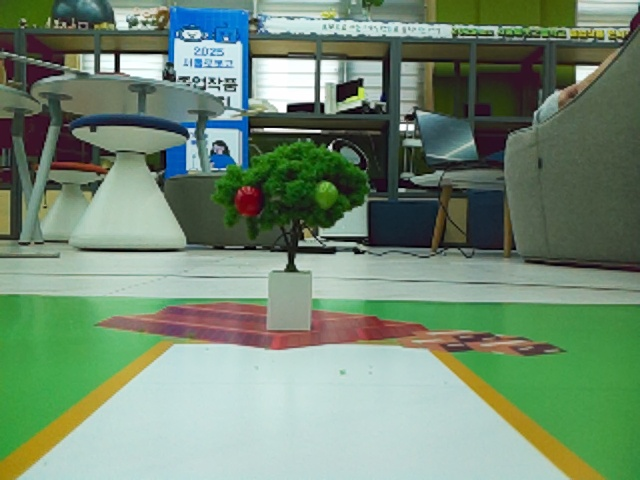
#> input picture raw/images/20260814_182256_012.jpg, 640 x 480 px; its folder holds only this picture in this run
$ python road.py
#> lines starting #> are read from the running program, lines starting #| are printed output that depends on the picture; after the words box and inside, x2 and y2 are one past the last pixel; in counts of white or black regions, pixels touching at a corner belong together
### drive.py
# !/usr/bin/env python3
"""2026 WCRC 주행 코드 (Pinky pro).

대회장에서 (노트북 터미널):
    wrun            # 주행 — 서버 기동 · 코드 업로드 · 점검까지 한 번에
    wtune 1 2 1     # 직전 주행 사진으로 사과 인식 재튜닝 (과수원별 실제 개수)

로봇에서 (ssh pinky@192.168.4.1):
    python3 drive.py check        # 출발 전 점검 (모터 안 돎)
    python3 drive.py run          # 주행 (준비 끝나고 엔터에서 출발)
    python3 drive.py run now      # 엔터 없이 바로
    python3 drive.py pose         # 보이는 마커의 x, z — HOP / END_EXTRA_CM 보정용

단계별 테스트:  motors -> track 1 -> actions 0 -> run
측정:          forward-cal (연속) / road-cal (도로추종·실제값) / turn-cal / teleop / road
PC 검증:       python tools/sim_drive.py  /  python tools/road.py
"""
import math
import os
import sys
import threading
import time

import cv2
import numpy as np
import requests
from PIL import Image, ImageDraw, ImageFont

# 하드웨어 모듈은 setup() 안에서 늦게 import 한다.
pinky_cam = pinky_motor = pinky_lcd = pinky_buzzer = pinky_imu = None
SERVER_URL = None

# ================================================================ 여기만 고친다
# 대회장에서 실제로 만지는 값들. 그 아래 "그 외 상수" 는 건드릴 일이 거의 없다.

# Flask 서버 PC 의 IP. go.sh 가 자기 주소를 WCRC_SERVER_IP 로 넘겨준다 (노트북이
# 바뀌어도 코드를 안 고쳐도 된다). 손으로 돌릴 땐 아래 기본값을 쓴다.
my_ip = os.environ.get("WCRC_SERVER_IP", "192.168.4.12")

MOVE_FORWARD_PER_ONE = 17.72   # 전진 속도 cm/초. forward-cal 로 측정 (2026-08-18)
                               # 냉간 첫 이동은 13.2 로 26% 느리다

# 마커에 정렬한 뒤 눈 감고 더 가는 거리(cm) = 교차로 정지 위치. 마커별로 하나씩.
# 값의 정의: 마커를 고정한 순간의 실제 z. 주행 로그의 z 를 보고 고친다.
# 마커5(하역장): 36(짧음) -> 63(부딪힘/이탈) -> 50(여전히 10~20cm 김, 2026-08-28
# 실주행 피드백) -> 그 중간값인 15cm 를 빼서 35 로. 원래 값(36)과 거의 같아졌다 —
# 이번에도 눈대중 보정이라 다음 주행에서 다시 확인할 것.
HOP = {1: 43, 2: 43, 4: 35, 5: 35, 10: 17}

# END 위치 = 마커10 의 z + 이 값. 음수면 마커 앞에서 선다.
# HOP[10] 을 바꿔도 END 는 안 밀린다 (remain = z - hop + extra 로 상쇄).
# -11 -> -6 으로 5cm 더 가게 (2026-08-28 실주행 피드백).
END_EXTRA_CM = -6              # END 자세에서 pose 로 재니 z=14 였다 (2026-08-27)

PEEK_TIME = 0.15               # 과수원에 코 들이미는 전진/후진 시간(초). x17.72 = 2.7cm
APPLE_CHECK_COUNT = 3          # 사과를 몇 장 찍어 중앙값을 쓸지. 반드시 홀수
MOTOR_SPEED = 90               # 직진 속도. 100 은 도로 보정이 포화한다
TURN_MAX_SPEED = 60            # 회전 속도 상한. 올리면 오차가 TURN_TOL_DEG 를 넘는다
                               # 45 로 낮췄다가 (2026-08-28) 오히려 굼뜨고, 계단식 가속은
                               # move() 호출 사이가 끊겨 보여서 둘 다 원래 값·방식으로 되돌렸다
SEARCH_COUNT = 10              # 마커 탐색 스텝 수. 10 x 6도 = 60도

# ================================================================ 그 외 상수

LEFT = 0
RIGHT = 1
FORWARD = 2

# after_track_list 에서 사용하는 동작 코드
GO_STRAIGHT = 100         # 전진
MOVE_RIGHT = 101          # 우회전
MOVE_LEFT = 102           # 좌회전
GO_BACKWARD = 103         # 후진
APPLE_COUNT_ACTION = 104  # 사과 개수 세기 (서버로 이미지 전송, 개수 응답)
APPLE_DISPLAY = 105       # LCD 에 사과 개수 표시
CROSS_WALK_WAIT = 106     # 대기 (횡단보도). 초 단위 인자를 받는다
GO_TO_MARKER = 107        # 마커를 잡았을 때 잰 z 만큼 전진 (옵션 = 더 갈 cm)
CHECK_NEXT = 108          # 다음 목표 마커가 보이는지 그 자리에서 확인만
DEFAULT = 999             # 시간 옵션이 필요 없는 동작

SEARCH_MOTOR_SPEED = 65

# 제자리 회전은 시간이 아니라 각도로 지정하고 IMU(BNO055)로 닫는다.
TURN_COAST_PER_SPEED = 0.248   # 모터를 끈 뒤 관성으로 더 도는 양. 실측
                               # 2026-08-29 경기장 매트에서 재측정: 학교바닥 0.228 은
                               # 여기선 매회 +1.4도 초과(90x4 누적 +5.6). 매트가 덜 미끄러워
                               # coast 가 커서 0.248 로 올림 (초과 ~0 수렴).
TURN_COAST_RATIO = 0.30        # coast 가 목표각의 이 비율을 넘지 않게 속도를 정한다
TURN_MIN_SPEED = 10
TURN_SETTLE_BASE = 0.10        # 회전 뒤 대기 = BASE + PER_SPEED * speed
TURN_SETTLE_PER_SPEED = 0.004
TURN_TOL_DEG = 1.5             # 이 안이면 도달. 넘으면 보정 회전 1회
TURN_MAX_SEC = 4.0             # IMU 가 이상해도 여기서 끊는다
TURN_DEG_PER_SEC = 212         # IMU 를 못 쓸 때의 시간 기반 폴백

SEARCH_STEP_DEG = 6            # 탐색 한 스텝의 회전 각도
SEARCH_SCAN_SPEED = 25         # 낮을수록 덜 지나친다
SEARCH_RETURN_DEG = SEARCH_STEP_DEG * SEARCH_COUNT   # 실패하면 훑은 만큼 되돌린다
FIND_ADVANCE_CM = 8            # 회전만으로 못 찾으면 조금 전진해서 다시 본다
FIND_ADVANCE_TRIES = 3
MATCH_MAX_DEG = 30             # 정렬 회전 1회 상한
MATCH_MIN_DEG = 2              # 이보다 작으면 coast 에 묻힌다
MATCH_FORWARD_TIME = 0.4

SLEEP_TIME_AFTER_MOVE = 0.03   # 액션마다 무조건 자던 값. 현재 액션 24개 x 0.08 = 1.92초를
                               # 그냥 서 있었다. 회전은 자체 정지대기(0.34초)가 따로 있고
                               # 전진도 끝나면 모터가 꺼진 상태라 이중 대기였다 (2026-08-29)
MOTOR_BIG_STEP_FORWARD = 1
STRAIGHT_TO_MAIN_ROAD_TIME = 3

# 한 번에 전진할 최대 시간(초). 잘라서 가며 매번 다시 재야 MOVE_FORWARD_PER_ONE 이
# 좀 틀려도 수렴한다. 한 방에 가면 그 사이 마커를 못 본다.
APPROACH_MAX_STEP = 0.5

Z_ACCEPT_MIN = 8               # 이 밖의 z 는 오인식으로 버린다.
Z_ACCEPT_MAX = 85              # 36mm 마커는 실측상 37~75cm 에서만 제대로 읽힌다
MARKER_TIMEOUT = 35            # 마커 하나에 매달릴 최대 초. 규정상 60초면 기회 종료
MARKER_SIZE_M = 0.036          # 실측 36mm. 틀리면 모든 z 가 같은 배율로 어긋난다
MARKER_SIDE_OFFSET = 12        # 마커를 도로 중심선에서 옆으로 떼는 거리(cm)
CALIBRATION_PATH = "/home/pinky/CH/camera_calibration.npz"

APPLE_SHOT_GAP = 0.02          # 사진 사이 간격(초)
APPLE_JOIN_TIMEOUT = 3.0          # 6.0 -> 3.0. 마커1·2 사진은 이미 끝나 있어 join 이 0초라,
                                 # 실제로 기다리는 건 마커4 것 하나뿐이다 (그것도 하차장까지
                                 # 오는 4~5초를 이미 벌었다). 1.5 까지 조였다가 되돌렸다 —
                                 # 개수 하나 놓치면 규정 3번 패널티 30초라 기다리는 게 싸다.
                                 # 3.0 이면 최악도 9초(3장x3초), 6.0 일 때의 18초보다 낫다
APPLE_SHOT_DIR = "/home/pinky/apple_shots"   # 주행마다 그 아래에 폴더 하나
run_dir = APPLE_SHOT_DIR                     # 실제 저장 위치. setup() 이 정한다


# [12 lines left out: function _log, not called in this run]

# 규정 3번: 잘 익은 사과 = 빨간 사과만 카운팅
total_apple_count = 0

# ---------------------------------------------------------------- 주행 순서

# START -> 교차로1(1) -> 2 -> 3(4) -> 4(5) -> 횡단보도(10) -> END
# 과수원 마커(3,6,9)와 하차장 마커(0)는 목표에서 뺐다. 교차로 마커에 정렬한 그 자리에서
# 90도 돌아 코만 들이밀고 후진으로 빠진다(after_track_list). 180도 회전이 없어지고
# 후진이라 복귀 후 헤딩도 안 틀어진다. 찾을 마커도 9개 -> 5개.
#
# pose = [x, z, 탐색_시작_방향], 단위 cm. 마커를 못 봤을 때만 쓰는 fallback 이라
#   주행 로그의 `다음 마커 N 확인 (z=..)` 실측으로 갱신할 것.
#   탐색 방향은 x 의 부호와 같아야 한다 (x<0 이면 LEFT, x>0 이면 RIGHT).
#   x 를 0 으로 두면 마커를 화면 가운데 놓으려고 로봇이 도로에서 20도쯤 틀어진다.
#
# 36mm 마커는 37~75cm 에서만 읽힌다 (가까우면 초점이 안 맞고 멀면 픽셀이 모자란다).
# 마커는 교차로 옆 12~20cm 에만 놓을 수 있어 "마커 앞 N cm 정지" 가 성립하지 않는다.
# 그래서 2단계다: 보이는 동안 접근해 위치를 확정(z) -> 남은 거리는 눈 감고 간다(HOP).
target_list = [
    {"id": 1,  "pose": [ +4, 20, RIGHT], "cm": 0, "hop": HOP[1],
     "peek": 0, "confirm": True},                                # 교차로1 (과수원A)
    {"id": 2,  "pose": [+16, 34, RIGHT], "cm": 0, "hop": HOP[2],
     "peek": 0, "confirm": True},                                # 교차로2 (과수원B)
    {"id": 4,  "pose": [-11, 40, LEFT ], "cm": 0, "hop": HOP[4],
     "peek": 0, "confirm": True},                                # 교차로3 (과수원C)
    {"id": 5,  "pose": [ -1, 20, LEFT ], "cm": 0, "hop": HOP[5],
     "peek": 0, "confirm": True},                                # 교차로4 (하차장)
    {"id": 10, "pose": [-18, 64, LEFT ], "cm": 0, "hop": HOP[10],
     "peek": 0, "confirm": True},                                # 횡단보도 정지선
]


# 마커 도착 후 수행할 동작. target_list 와 개수·순서가 같아야 한다 (지금 5개).
#
# 과수원·하차장 공통 패턴 — 가지 안으로 들어가지 않는다:
#   90도 회전 → 살짝 전진(PEEK_TIME) → 임무 → 같은 시간 후진 → 90도 반대 회전 → 주행 재개
# 회전 옵션의 단위는 **도(degree)** 다. IMU 로 닫아서 실제로 그 각도만큼 돈다.
#
# 후진으로 빠지는 게 핵심이다. 180도 돌아 나오면 회전 오차가 그대로 진행 방향 오차가
# 되는데, 후진은 방향을 건드리지 않아 원래 헤딩 그대로 다음 교차로를 향한다.
#
# 회전 방향은 맵 기준이다. 과수원 A·C 는 메인도로 남쪽, B 와 하차장은 북쪽이라 반대로 돈다.
# ★ 코스에서 반드시 눈으로 확인할 것. 방향이 틀리면 반대편 허공을 보고 사과를 센다.
after_track_list = [
    # 교차로1 → 과수원A (남쪽): 오른쪽으로 돌아본다
    {"id": 1,  "actions": [(MOVE_RIGHT, 90),
                           (GO_STRAIGHT, PEEK_TIME),
                           (APPLE_COUNT_ACTION, DEFAULT),
                           (GO_BACKWARD, PEEK_TIME),
                           (MOVE_LEFT, 90),
                           (CHECK_NEXT, DEFAULT)]},

    # 교차로2 → 과수원B (북쪽): 왼쪽
    {"id": 2,  "actions": [(MOVE_LEFT, 90),
                           (GO_STRAIGHT, PEEK_TIME),
                           (APPLE_COUNT_ACTION, DEFAULT),
                           (GO_BACKWARD, PEEK_TIME),
                           (MOVE_RIGHT, 90)]},

    # 교차로3 → 과수원C (남쪽): 오른쪽
    {"id": 4,  "actions": [(MOVE_RIGHT, 90),
                           (GO_STRAIGHT, PEEK_TIME),
                           (APPLE_COUNT_ACTION, DEFAULT),
                           (GO_BACKWARD, PEEK_TIME),
                           (MOVE_LEFT, 90)]},

    # 교차로4 → 하차장 (북쪽): 왼쪽.
    {"id": 5,  "actions": [(MOVE_LEFT, 90),
                           (GO_STRAIGHT, PEEK_TIME),
                           (APPLE_DISPLAY, DEFAULT),
                           (GO_BACKWARD, PEEK_TIME),
                           # 80+10 으로 쪼개 중간에서 마커10 을 보던 걸 합쳤다.
                           # 쪼개면 10도짜리가 speed 13 으로 느리게 돌아 0.3~0.5초를 먹는다.
                           # 다 돌고 봐도 마커10 은 15도 왼쪽이라 화면 안이다 (교차로1 은 25도).
                           (MOVE_RIGHT, 90),
                           (CHECK_NEXT, DEFAULT)]},

    # 횡단보도 정지선에 섰다.
    {"id": 10, "actions": [(CROSS_WALK_WAIT, 3.0),
                           (GO_TO_MARKER, END_EXTRA_CM)]},
]


# ================================================================ 서버 통신

def get_server_url(ip):
    return f"http://{ip}:5000/predict"

# [54 lines left out: function send_image_and_get_count, not called in this run]

# ================================================================ LCD / 사과

# LCD 폰트. NanumGothic.ttf 는 로봇에 없다 (없으면 기본 비트맵 폰트라 글씨가 아주 작다).
LCD_FONT = "/usr/share/fonts/truetype/dejavu/DejaVuSans-Bold.ttf"


# [36 lines left out: functions _fit_font, display_apple_count, not called in this run]


# 주행할 때마다 마커별 "목표 z vs 실제로 멈춘 z" 를 모은다.
_cal = []
# 주행 시간이 어디로 가는지 재는 계측기. 함수를 감싸기만 하므로 거동은 안 바뀐다.
_timing = {}


def _timed(label):
    def deco(fn):
        # [6 lines left out: function wrap, not called in this run]
        wrap.__name__ = fn.__name__
        wrap.__doc__ = fn.__doc__
        return wrap
    return deco


_last_arrival_z = None
_last_arrival_id = None    # 그 z 가 어느 마커의 것인지. 덮어쓰기 사고를 막는다

_apple_jobs = []


# [124 lines left out: functions start_apple_count, collect_apple_counts, move_forward, move_backward, move_right, move_left and 4 more, not called in this run]


def turn_left_deg(deg):
    return turn_deg(-abs(deg))


def turn_right_deg(deg):
    return turn_deg(abs(deg))


# [5 lines left out: function go_straight_to_main_road, not called in this run]

# ================================================================ 도로 유지


# ▼ 대회장 조명에서 재조정할 값 2개 (tools/road.py --tune 이 추천해준다) 차선(도로 마스크) 추종을 쓸지. False 면 그냥
# 직진한다.
ROAD_FOLLOW = True

# 마커까지 외워둔 거리 중 몇 %를 카메라 없이 먼저 달릴지. 나머지는 마커로 폐루프. 1.0 에 가까울수록 빠르지만 마커를 지나칠 위험이 커진다.
APPROACH_BLIND_RATIO = 0.85

ROAD_AUTO = True    # 프레임마다 Otsu 로 임계값을 잡는다. 이상하면 False
ROAD_S_MAX = 70          # 이보다 채도가 높으면 도로가 아니다 (잔디·테두리·집기)
ROAD_V_MIN = 150         # 이보다 어두우면 도로가 아니다 (그림자)

ROAD_NEAR_BAND = (0.80, 1.00)   # 바로 앞  — 좌우 치우침 계산용
ROAD_FAR_BAND = (0.60, 0.78)    # 조금 먼 앞 — 도로가 휘는 방향 계산용
ROAD_MIN_RUN = 40               # 도로로 인정할 최소 가로 폭(px)
ROAD_MIN_FILL = 0.30            # 한 열이 도로로 인정되려면 밴드의 몇 배가 차야 하는지

ROAD_KP = 0.6            # 좌우 치우침 반영 정도
ROAD_KD = 0.35           # 곡률(앞 도로가 휘는 정도) 반영 정도
ROAD_GAIN = 0.5          # 조향을 바퀴 속도차로 얼마나 낼지 (0=직진만)
ROAD_MIN_STEER_TIME = 0.15 # 이보다 짧은 전진은 그냥 직진 (마지막 미세 접근)
# 0.4 였는데 0.15 로 내렸다.

# 조각 사이마다 모터를 껐다 켜면 주행 한 번에 80번쯤 서고 출발한다 = 눈에 보이는 딸꾹질.
# 조향은 조각마다 다시 주되 정지는 하지 않는다 (2026-08-29). True 로 두면 예전 거동.
# ★ 이걸 끄면 같은 시간에 더 멀리 간다. MOVE_FORWARD_PER_ONE 을 `road-cal` 로 다시
#   재기 전까지는 HOP 거리가 그만큼 길어지므로 반드시 재측정할 것.
# 2026-08-29: 경기장 바닥을 못 써서 road-cal 을 실제 매트에서 못 잰다. 재기 전에
# False 로 두면 HOP 이 통째로 오버슈트하므로, 검증 전까지는 True(예전 거동)로 둔다.
ROAD_STOP_BETWEEN_STEPS = True


def _otsu(ch, lo, hi):
    """이 프레임 안에서 밝은/어두운(또는 저채도/고채도) 경계를 스스로 찾는다."""
    t, _ = cv2.threshold(ch, 0, 255, cv2.THRESH_BINARY + cv2.THRESH_OTSU)
    return int(max(lo, min(hi, t)))


def road_mask(frame):
    hsv = cv2.cvtColor(frame, cv2.COLOR_BGR2HSV)
#> hsv: shape (480, 640, 3); mean H, S, V 68.2, 78.9, 143.1
#> frame is the input picture: shape (480, 640, 3); mean B, G, R 115.2, 138.2, 114.4
    if ROAD_AUTO:
        s_max = _otsu(hsv[:, :, 1], 30, 120)     # 도로는 채도가 낮은 쪽
#> in _otsu, `t, _ = cv2.threshold(ch, 0, 255, cv2.THRESH_BINARY + cv2.THRESH_OTSU)`: t = 100
#> in _otsu, `t, _ = cv2.threshold(ch, 0, 255, cv2.THRESH_BINARY + cv2.THRESH_OTSU)`:
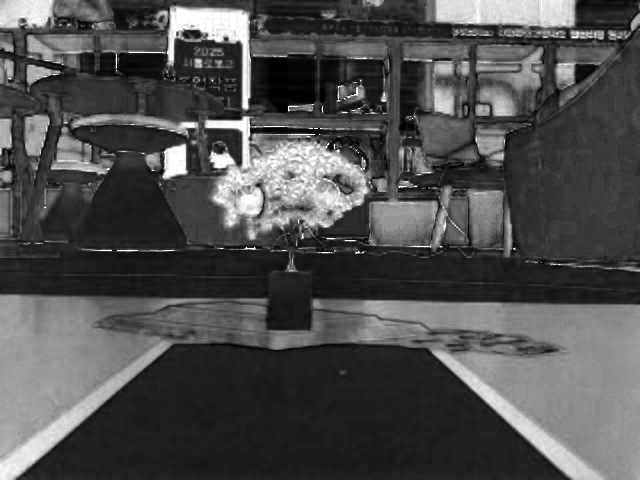
#> ch: shape (480, 640); min 0, max 255, mean 78.9
#> s_max = 100
        v_min = _otsu(hsv[:, :, 2], 100, 220)    # 도로는 명도가 높은 쪽
#> call 2 of _otsu, with lo = 100, hi = 220
#> in _otsu (call 2), `t, _ = cv2.threshold(ch, 0, 255, cv2.THRESH_BINARY + cv2.THRESH_OTSU)`: t = 131
#> in _otsu (call 2), `t, _ = cv2.threshold(ch, 0, 255, cv2.THRESH_BINARY + cv2.THRESH_OTSU)`:
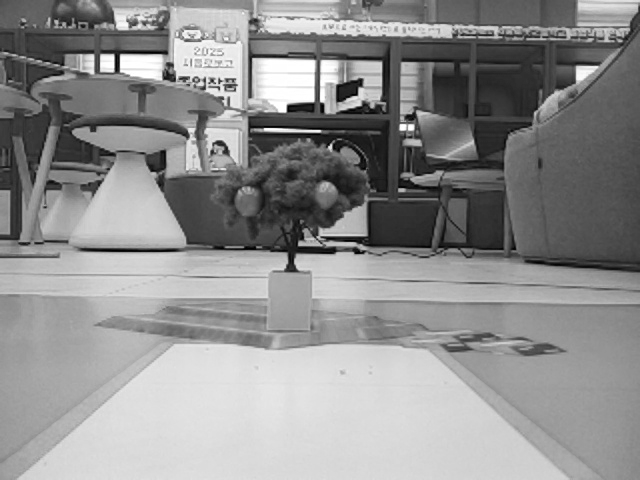
#> ch: shape (480, 640); min 0, max 255, mean 143.1
#> v_min = 131
    else:
        s_max, v_min = ROAD_S_MAX, ROAD_V_MIN
    mask = cv2.inRange(hsv, np.array([0, 0, v_min]),
                            np.array([179, s_max, 255]))
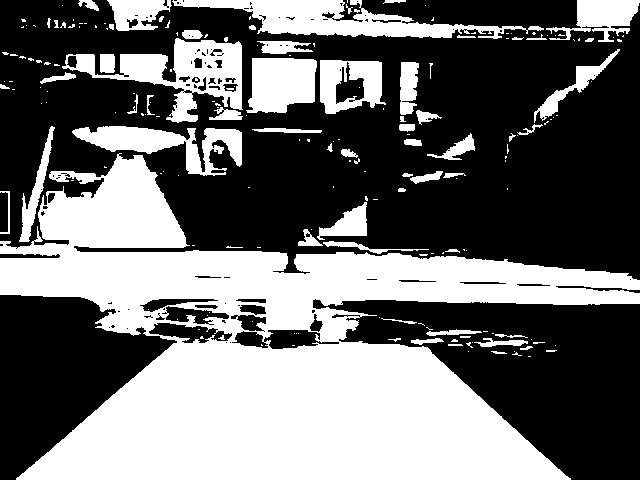
#> mask: shape (480, 640); 42.8% white; 196 white regions (132 under 20 px), largest, box (x1, y1, x2, y2) and area: (0, 153, 640, 480) 97907, (172, 0, 544, 39) 5910, (62, 38, 243, 123) 5613
    k = np.ones((5, 5), np.uint8)
    mask = cv2.morphologyEx(mask, cv2.MORPH_OPEN, k)      # 흰 점 노이즈 제거
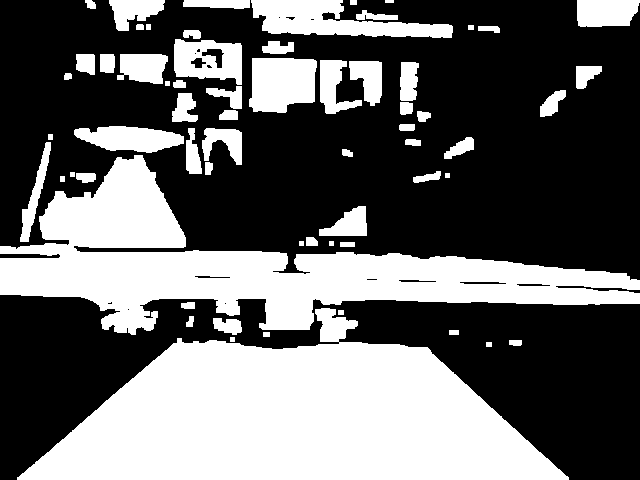
#> mask: shape (480, 640); 40.2% white; 63 white regions, largest, box (x1, y1, x2, y2) and area: (17, 308, 569, 480) 55581, (0, 155, 640, 335) 39709, (251, 0, 453, 38) 4284
    return cv2.morphologyEx(mask, cv2.MORPH_CLOSE, k)     # 도로 위 글자 구멍 메우기
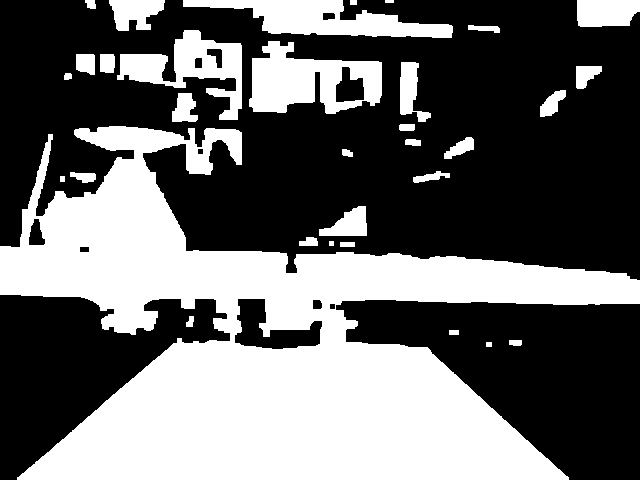
#> returned value: shape (480, 640); 41% white; 32 white regions, largest, box (x1, y1, x2, y2) and area: (0, 126, 640, 480) 102069, (249, 41, 382, 114) 5812, (183, 0, 453, 38) 5227


def road_band_center(mask, band):
    """밴드에서 도로 중심 x. 못 찾으면 None. 가장 넓은 '연속' 구간만 쓴다."""
    h, w = mask.shape
    y0, y1 = int(h * band[0]), int(h * band[1])
    sub = mask[y0:y1]
    if sub.size == 0:
        return None

    on = (sub.sum(axis=0) / 255) >= (y1 - y0) * ROAD_MIN_FILL
    if not on.any():
        return None

    best_len = best_start = 0
    cur = None
    for x, v in enumerate(np.append(on, False)):
        if v and cur is None:
            cur = x
        elif not v and cur is not None:
            if x - cur > best_len:
                best_len, best_start = x - cur, cur
            cur = None

    if best_len < ROAD_MIN_RUN:
        return None
    return best_start + best_len / 2


# [13 lines left out: function road_band_width, not called in this run]


def road_offset(frame):
    """(error, curve). 도로를 못 찾으면 (None, None). error : -1~+1. 도로 중심이 화면 중심보다 왼쪽이면 양수 = 로봇이 오른쪽으로 치우친 것 -> 왼쪽으로 꺾어야 한다."""
    mask = road_mask(frame)
    w = mask.shape[1]
    near = road_band_center(mask, ROAD_NEAR_BAND)
#> (the rest of the program and of its run is left out)
